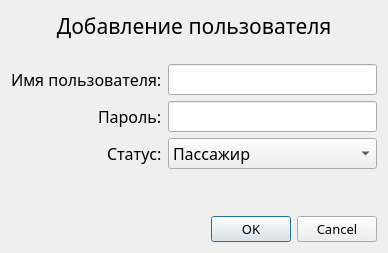
<?xml version="1.0" encoding="UTF-8"?>
<ui version="4.0">
 <class>AddUser</class>
 <widget class="QDialog" name="AddUser">
  <property name="geometry">
   <rect>
    <x>0</x>
    <y>0</y>
    <width>388</width>
    <height>253</height>
   </rect>
  </property>
  <property name="font">
   <font>
    <family>Mongolian Baiti</family>
   </font>
  </property>
  <property name="windowTitle">
   <string>Dialog</string>
  </property>
  <layout class="QVBoxLayout" name="verticalLayout">
   <item>
    <widget class="QLabel" name="mainLabel">
     <property name="font">
      <font>
       <family>Mongolian Baiti</family>
       <pointsize>16</pointsize>
      </font>
     </property>
     <property name="text">
      <string>Добавление пользователя</string>
     </property>
     <property name="alignment">
      <set>Qt::AlignCenter</set>
     </property>
    </widget>
   </item>
   <item>
    <spacer name="verticalSpacer">
     <property name="orientation">
      <enum>Qt::Vertical</enum>
     </property>
     <property name="sizeHint" stdset="0">
      <size>
       <width>20</width>
       <height>40</height>
      </size>
     </property>
    </spacer>
   </item>
   <item>
    <layout class="QFormLayout" name="formLayout">
     <property name="labelAlignment">
      <set>Qt::AlignRight|Qt::AlignTrailing|Qt::AlignVCenter</set>
     </property>
     <item row="0" column="0">
      <widget class="QLabel" name="labelLogin">
       <property name="font">
        <font>
         <family>Mongolian Baiti</family>
         <pointsize>12</pointsize>
        </font>
       </property>
       <property name="text">
        <string>Имя пользователя:</string>
       </property>
      </widget>
     </item>
     <item row="1" column="0">
      <widget class="QLabel" name="labelPassword">
       <property name="font">
        <font>
         <family>Mongolian Baiti</family>
         <pointsize>12</pointsize>
        </font>
       </property>
       <property name="text">
        <string>Пароль:</string>
       </property>
      </widget>
     </item>
     <item row="2" column="0">
      <widget class="QLabel" name="labelStatus">
       <property name="font">
        <font>
         <family>Mongolian Baiti</family>
         <pointsize>12</pointsize>
        </font>
       </property>
       <property name="text">
        <string>Статус:</string>
       </property>
      </widget>
     </item>
     <item row="0" column="1">
      <widget class="QLineEdit" name="login">
       <property name="font">
        <font>
         <family>Mongolian Baiti</family>
         <pointsize>12</pointsize>
        </font>
       </property>
      </widget>
     </item>
     <item row="1" column="1">
      <widget class="QLineEdit" name="password">
       <property name="font">
        <font>
         <family>Mongolian Baiti</family>
         <pointsize>12</pointsize>
        </font>
       </property>
       <property name="echoMode">
        <enum>QLineEdit::Password</enum>
       </property>
      </widget>
     </item>
     <item row="2" column="1">
      <widget class="QComboBox" name="status">
       <property name="font">
        <font>
         <family>Mongolian Baiti</family>
         <pointsize>12</pointsize>
        </font>
       </property>
       <item>
        <property name="text">
         <string>Пассажир</string>
        </property>
       </item>
       <item>
        <property name="text">
         <string>Диспетчер</string>
        </property>
       </item>
       <item>
        <property name="text">
         <string>Администратор</string>
        </property>
       </item>
      </widget>
     </item>
    </layout>
   </item>
   <item>
    <widget class="QLabel" name="labelError">
     <property name="font">
      <font>
       <family>Mongolian Baiti</family>
       <pointsize>10</pointsize>
      </font>
     </property>
     <property name="styleSheet">
      <string notr="true">QLabel { color: rgb(240, 0, 0); }</string>
     </property>
     <property name="text">
      <string/>
     </property>
     <property name="alignment">
      <set>Qt::AlignCenter</set>
     </property>
    </widget>
   </item>
   <item>
    <spacer name="verticalSpacer_2">
     <property name="orientation">
      <enum>Qt::Vertical</enum>
     </property>
     <property name="sizeHint" stdset="0">
      <size>
       <width>20</width>
       <height>40</height>
      </size>
     </property>
    </spacer>
   </item>
   <item>
    <widget class="QDialogButtonBox" name="buttonBox">
     <property name="font">
      <font>
       <family>Mongolian Baiti</family>
       <pointsize>10</pointsize>
      </font>
     </property>
     <property name="standardButtons">
      <set>QDialogButtonBox::Cancel|QDialogButtonBox::Ok</set>
     </property>
    </widget>
   </item>
  </layout>
 </widget>
 <resources/>
 <connections>
  <connection>
   <sender>buttonBox</sender>
   <signal>accepted()</signal>
   <receiver>AddUser</receiver>
   <slot>accept()</slot>
   <hints>
    <hint type="sourcelabel">
     <x>193</x>
     <y>194</y>
    </hint>
    <hint type="destinationlabel">
     <x>193</x>
     <y>107</y>
    </hint>
   </hints>
  </connection>
  <connection>
   <sender>buttonBox</sender>
   <signal>rejected()</signal>
   <receiver>AddUser</receiver>
   <slot>reject()</slot>
   <hints>
    <hint type="sourcelabel">
     <x>193</x>
     <y>194</y>
    </hint>
    <hint type="destinationlabel">
     <x>193</x>
     <y>107</y>
    </hint>
   </hints>
  </connection>
 </connections>
</ui>
